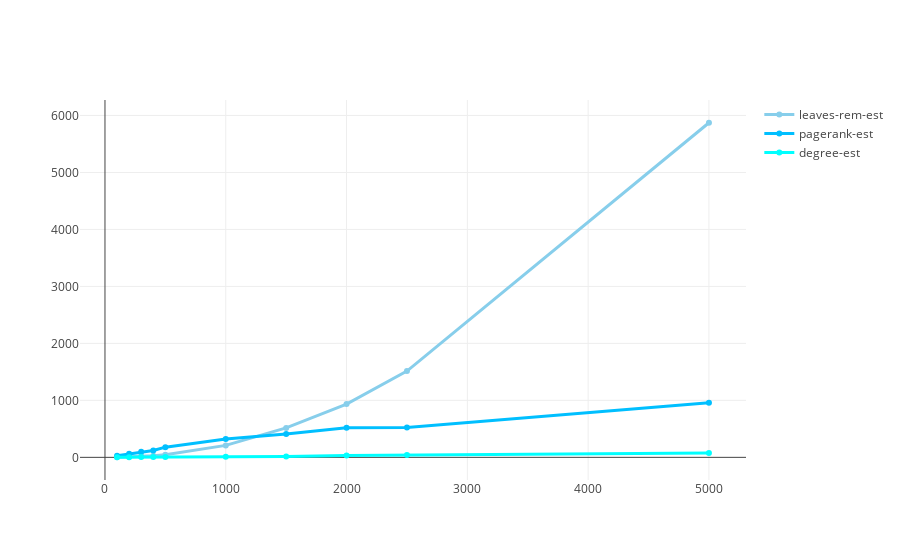

Source (notebook cell):
### Code cell
trace1 = go.Scatter(
    x = val2,
    y = times_lr_ba,
    mode = 'lines+markers',
    name = 'leaves-rem-est',
    line = dict(
        color = (colors2[0]),
        width = 3)
)
trace2 = go.Scatter(
    x = val2,
    y = times_pr_ba,
    mode = 'lines+markers',
    name = 'pagerank-est',
    line = dict(
        color = (colors2[1]),
        width = 3)
)
trace3 = go.Scatter(
    x = val2,
    y = times_dg_ba,
    mode = 'lines+markers',
    name = 'degree-est',
    line = dict(
        color = (colors2[2]),
        width = 3)
)
data = [trace1,trace2,trace3]

iplot(data, filename='line-mode')
##### BA 3-fastest

### Figure 1 — Plotly figure (JSON) as saved in the notebook; plotly's stock layout.template omitted (floating-point values rounded to 4 significant figures)
{"data": [{"line": {"color": "skyblue", "width": 3}, "mode": "lines+markers", "name": "leaves-rem-est", "type": "scatter", "x": [100, 200, 300, 400, 500, 1000, 1500, 2000, 2500, 5000], "y": [3.14, 8.754, 18.87, 29.94, 45.47, 209.7, 516.2, 935.4, 1514.0, 5873.0]}, {"line": {"color": "deepskyblue", "width": 3}, "mode": "lines+markers", "name": "pagerank-est", "type": "scatter", "x": [100, 200, 300, 400, 500, 1000, 1500, 2000, 2500, 5000], "y": [26.81, 61.27, 96.53, 120.5, 178.8, 321.2, 411.5, 521.2, 522.9, 959.8]}, {"line": {"color": "aqua", "width": 3}, "mode": "lines+markers", "name": "degree-est", "type": "scatter", "x": [100, 200, 300, 400, 500, 1000, 1500, 2000, 2500, 5000], "y": [1.766, 2.988, 4.308, 5.624, 7.339, 9.035, 13.87, 34.63, 42.1, 74.4]}], "layout": {}}
